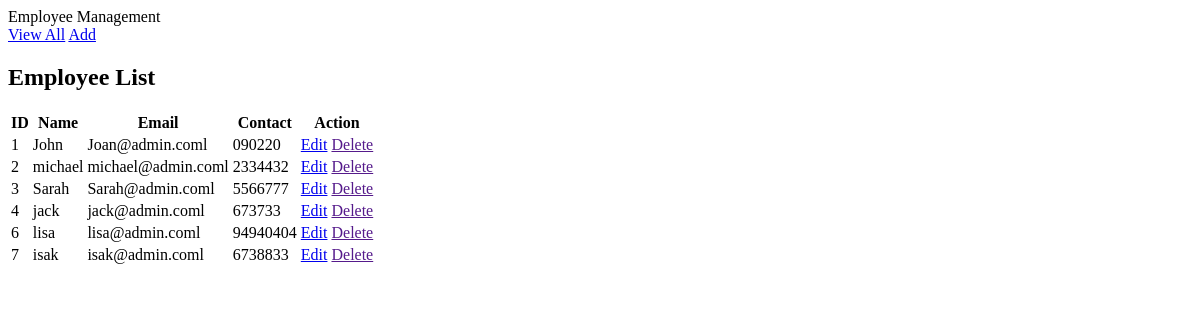
/employee/list/, run on an earlier commit of the app's database.
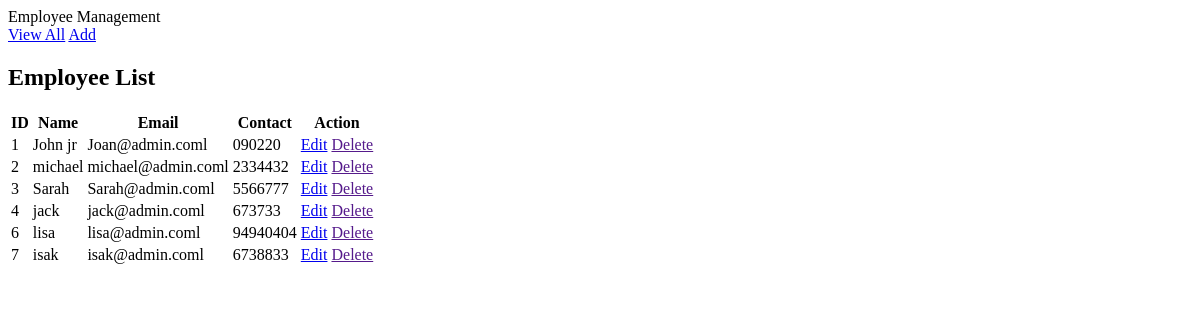
And on a later commit of the database.
### employee/models.py (models this page shows)
class Employee(models.Model):
    eid = models.CharField(max_length=20)
    ename = models.CharField(max_length=100)
    eemail = models.EmailField()
    econtact = models.CharField(max_length=15)
    class Meta:
        db_table = 'employee'

### employee/views.py (the view)
# urls.py: path('list/', views.employee_list, name='employee_list'),
def employee_list(request):
    context = {'employee_list': Employee.objects.all()}
    return render(request, 'employee/employee_list.html', context)

### employee/templates/employee/employee_list.html
{% extends 'base.html' %}
{% block content %}
<h2>Employee List</h2>
<table>
    <tr>
        <th>ID</th>
        <th>Name</th>
        <th>Email</th>
        <th>Contact</th>
        <th>Action</th>
    </tr>
    {% for employee in employee_list %}
    <tr>
        <td>{{ employee.eid }}</td>
        <td>{{ employee.ename }}</td>
        <td>{{ employee.eemail }}l</td>
        <td>{{ employee.econtact }}</td>
        <td>
            <a href="{% url 'employee_update' employee.id %}">Edit</a>
            <a href="">Delete</a>
        </td>
    </tr>
    {% empty %}
    <tr><td>No Employee found</td></tr>
    {% endfor %}
</table>
{% endblock %}

What changed in the data, as far as the page shows it:
changed Employee "Joan@admin.com": ename "John" → "John jr"
